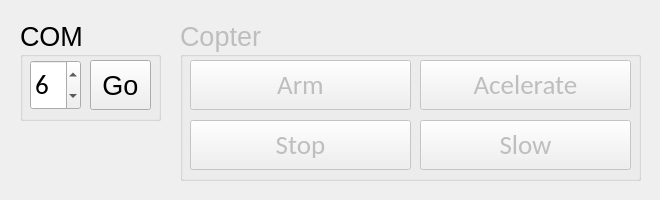
<?xml version="1.0" encoding="UTF-8"?>
<ui version="4.0">
 <class>CopterControllerUi</class>
 <widget class="QWidget" name="CopterControllerUi">
  <property name="geometry">
   <rect>
    <x>0</x>
    <y>0</y>
    <width>660</width>
    <height>200</height>
   </rect>
  </property>
  <property name="minimumSize">
   <size>
    <width>660</width>
    <height>200</height>
   </size>
  </property>
  <property name="maximumSize">
   <size>
    <width>660</width>
    <height>200</height>
   </size>
  </property>
  <property name="windowTitle">
   <string>Form</string>
  </property>
  <widget class="QGroupBox" name="COMPort">
   <property name="enabled">
    <bool>true</bool>
   </property>
   <property name="geometry">
    <rect>
     <x>20</x>
     <y>20</y>
     <width>141</width>
     <height>101</height>
    </rect>
   </property>
   <property name="font">
    <font>
     <pointsize>20</pointsize>
    </font>
   </property>
   <property name="title">
    <string>COM</string>
   </property>
   <widget class="QSpinBox" name="COMPortNumber">
    <property name="geometry">
     <rect>
      <x>10</x>
      <y>40</y>
      <width>51</width>
      <height>50</height>
     </rect>
    </property>
    <property name="font">
     <font>
      <family>Calibri</family>
      <pointsize>20</pointsize>
     </font>
    </property>
    <property name="maximum">
     <number>9</number>
    </property>
    <property name="value">
     <number>6</number>
    </property>
   </widget>
   <widget class="QPushButton" name="COMPortConnect">
    <property name="geometry">
     <rect>
      <x>70</x>
      <y>40</y>
      <width>61</width>
      <height>50</height>
     </rect>
    </property>
    <property name="text">
     <string>Go</string>
    </property>
   </widget>
  </widget>
  <widget class="QGroupBox" name="copterAcelerator">
   <property name="enabled">
    <bool>false</bool>
   </property>
   <property name="geometry">
    <rect>
     <x>180</x>
     <y>20</y>
     <width>461</width>
     <height>161</height>
    </rect>
   </property>
   <property name="font">
    <font>
     <pointsize>20</pointsize>
    </font>
   </property>
   <property name="title">
    <string>Copter</string>
   </property>
   <widget class="QPushButton" name="copterAcelerate">
    <property name="geometry">
     <rect>
      <x>240</x>
      <y>40</y>
      <width>211</width>
      <height>50</height>
     </rect>
    </property>
    <property name="font">
     <font>
      <family>Calibri</family>
      <pointsize>20</pointsize>
     </font>
    </property>
    <property name="text">
     <string>Acelerate</string>
    </property>
    <property name="checkable">
     <bool>false</bool>
    </property>
   </widget>
   <widget class="QPushButton" name="copterSlow">
    <property name="geometry">
     <rect>
      <x>240</x>
      <y>100</y>
      <width>211</width>
      <height>50</height>
     </rect>
    </property>
    <property name="font">
     <font>
      <family>Calibri</family>
      <pointsize>20</pointsize>
     </font>
    </property>
    <property name="text">
     <string>Slow</string>
    </property>
    <property name="checkable">
     <bool>false</bool>
    </property>
   </widget>
   <widget class="QPushButton" name="copterStop">
    <property name="geometry">
     <rect>
      <x>10</x>
      <y>100</y>
      <width>221</width>
      <height>50</height>
     </rect>
    </property>
    <property name="font">
     <font>
      <family>Calibri</family>
      <pointsize>20</pointsize>
     </font>
    </property>
    <property name="text">
     <string>Stop</string>
    </property>
    <property name="checkable">
     <bool>false</bool>
    </property>
   </widget>
   <widget class="QPushButton" name="copterArm">
    <property name="geometry">
     <rect>
      <x>10</x>
      <y>40</y>
      <width>221</width>
      <height>50</height>
     </rect>
    </property>
    <property name="font">
     <font>
      <family>Calibri</family>
      <pointsize>20</pointsize>
     </font>
    </property>
    <property name="text">
     <string>Arm</string>
    </property>
    <property name="checkable">
     <bool>false</bool>
    </property>
   </widget>
  </widget>
 </widget>
 <resources/>
 <connections/>
</ui>
